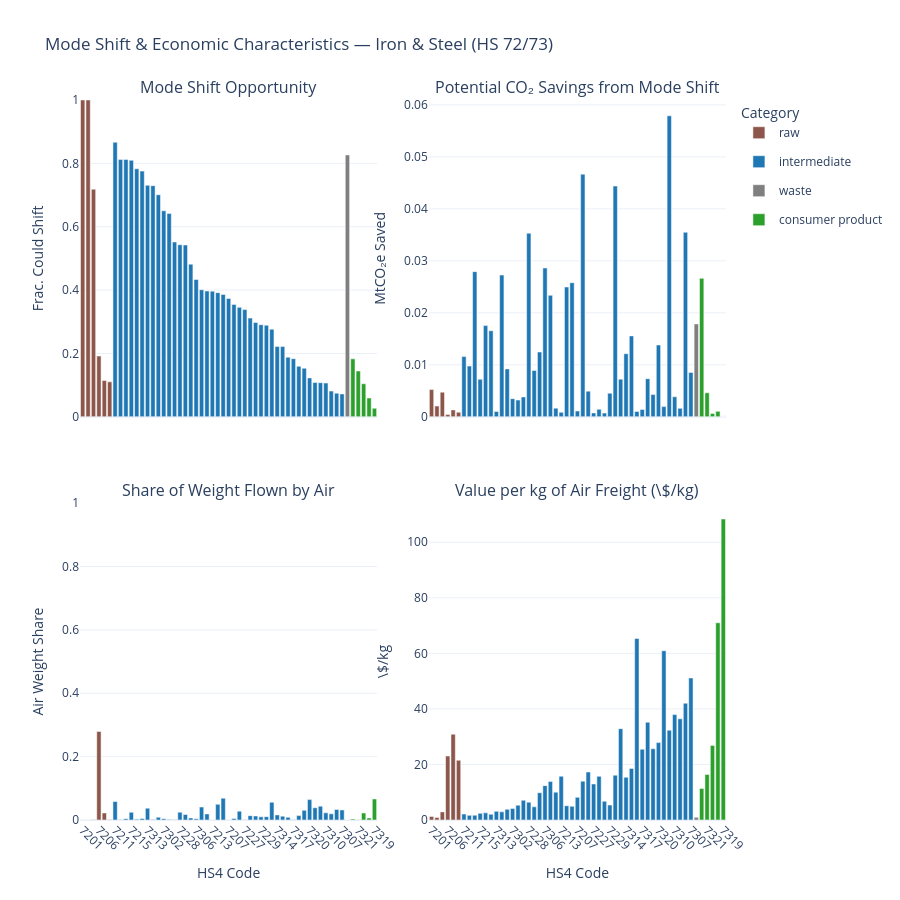
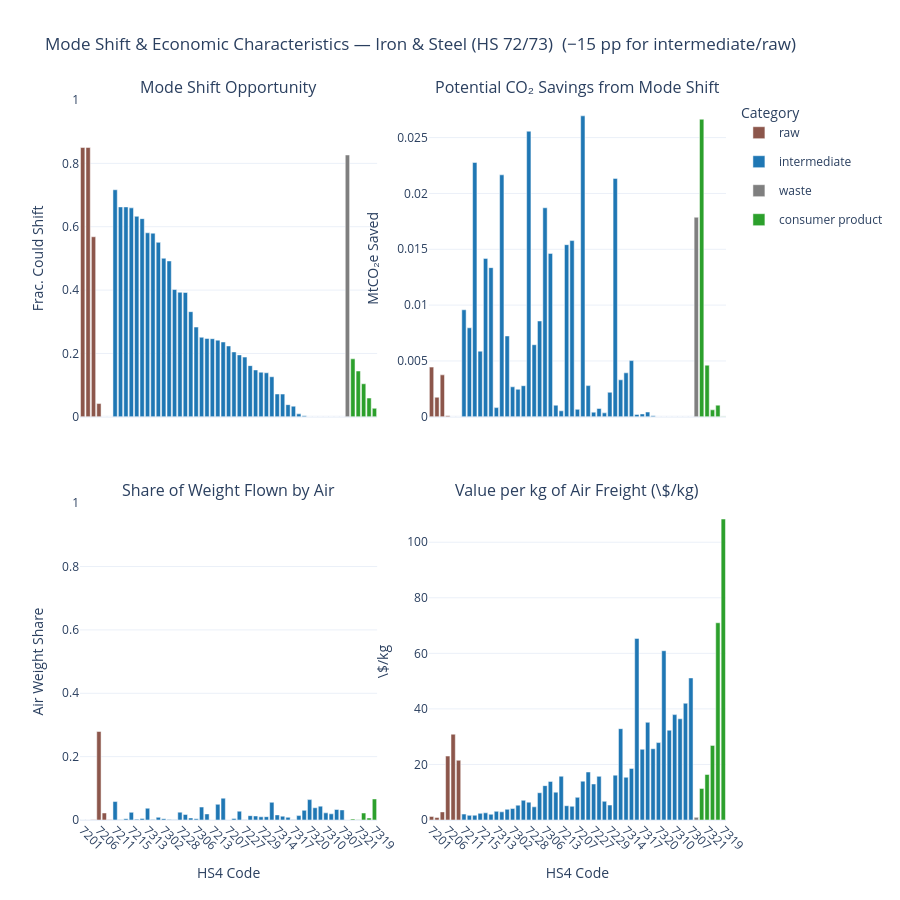

The code cell stored with these charts, in order, in its notebook:
### Code cell
# ironsteel_category_map = {
#     # ── HS 72: Iron and Steel ──────────────────────────────────────────────
#     '7201': 'raw',          # pig iron and spiegeleisen
#     '7202': 'raw',          # ferro-alloys
#     '7203': 'raw',          # ferrous products by direct reduction of iron ore
#     '7204': 'waste',        # ferrous waste and scrap
#     '7205': 'intermediate', # granules and powders of pig iron
#     '7206': 'raw',          # iron/non-alloy steel in ingots (not further worked)
#     '7207': 'intermediate', # semi-finished products of iron/non-alloy steel
#     '7208': 'intermediate', # flat-rolled, hot-rolled, >=600mm, not clad
#     '7209': 'intermediate', # flat-rolled, cold-rolled, >=600mm
#     '7210': 'intermediate', # flat-rolled, >=600mm, plated or coated
#     '7211': 'intermediate', # flat-rolled, <600mm, not clad
#     '7212': 'intermediate', # flat-rolled, <600mm, clad or plated
#     '7213': 'intermediate', # bars and rods in coils, hot-rolled
#     '7214': 'intermediate', # other bars and rods of non-alloy steel
#     '7215': 'intermediate', # other bars and rods of other alloy steel
#     '7216': 'intermediate', # angles, shapes, sections
#     '7217': 'intermediate', # wire of non-alloy steel
#     '7218': 'raw',          # stainless steel in ingots or other primary forms
#     '7219': 'intermediate', # flat-rolled stainless, >=600mm
#     '7220': 'intermediate', # flat-rolled stainless, <600mm
#     '7221': 'intermediate', # bars/rods of stainless in coils
#     '7222': 'intermediate', # other bars/rods of stainless
#     '7223': 'intermediate', # wire of stainless steel
#     '7224': 'raw',          # other alloy steel in ingots
#     '7225': 'intermediate', # flat-rolled other alloy steel, >=600mm
#     '7226': 'intermediate', # flat-rolled other alloy steel, <600mm
#     '7227': 'intermediate', # bars/rods of other alloy steel in coils
#     '7228': 'intermediate', # other bars/rods of other alloy steel
#     '7229': 'intermediate', # wire of other alloy steel
#     # ── HS 73: Articles of Iron or Steel ──────────────────────────────────
#     '7301': 'intermediate', # sheet piling; welded angles
#     '7302': 'intermediate', # railway track construction material
#     '7303': 'intermediate', # tubes/pipes of cast iron
#     '7304': 'intermediate', # tubes/pipes, seamless
#     '7305': 'intermediate', # tubes/pipes, large diameter welded
#     '7306': 'intermediate', # other tubes/pipes/hollow profiles
#     '7307': 'intermediate', # tube/pipe fittings
#     '7308': 'intermediate', # structures (bridges, lock gates, towers…)
#     '7309': 'intermediate', # reservoirs, tanks, vats (capacity >300 L)
#     '7310': 'intermediate', # cans, boxes, cases, drums (capacity <=300 L)
#     '7311': 'intermediate', # containers for compressed or liquefied gas
#     '7312': 'intermediate', # stranded wire, ropes, cables of iron/steel
#     '7313': 'intermediate', # barbed wire; twisted fencing wire
#     '7314': 'intermediate', # cloth, grill, netting of iron wire
#     '7315': 'intermediate', # chain and parts
#     '7316': 'intermediate', # anchors, grapnels
#     '7317': 'intermediate', # nails, tacks, drawing pins (industrial use)
#     '7318': 'intermediate', # screws, bolts, nuts, washers
#     '7319': 'consumer product', # sewing needles, knitting needles, hooks
#     '7320': 'intermediate', # springs and leaves for springs
#     '7321': 'consumer product', # stoves, ranges, cooking appliances
#     '7322': 'consumer product', # radiators for central heating
#     '7323': 'consumer product', # table, kitchen, household articles of iron
#     '7324': 'consumer product', # sanitary ware of iron/steel
#     '7325': 'intermediate', # other cast articles
#     '7326': 'intermediate', # other articles of iron/steel
# }

# ironsteel_deep_dive = deep_dive_quad_chart(
#     ironsteel_results,
#     ironsteel_category_map,
#     group_name='Iron & Steel (HS 72/73)'
# )

### Figure 1 — Plotly figure (JSON) as saved in the notebook; plotly's stock layout.template omitted (floating-point values rounded to 4 significant figures)
{"data": [{"legendgroup": "raw", "marker": {"color": "#8c564b"}, "name": "raw", "type": "bar", "x": ["7201", "7203", "7202", "7206", "7218", "7224"], "xaxis": "x", "y": [1.0, 1.0, 0.7183, 0.1918, 0.1145, 0.1103], "yaxis": "y"}, {"legendgroup": "raw", "marker": {"color": "#8c564b"}, "name": "raw", "showlegend": false, "type": "bar", "x": ["7201", "7203", "7202", "7206", "7218", "7224"], "xaxis": "x2", "y": [0.005234, 0.002058, 0.004746, 0.0004291, 0.001329, 0.0008952], "yaxis": "y2"}, {"legendgroup": "raw", "marker": {"color": "#8c564b"}, "name": "raw", "showlegend": false, "type": "bar", "x": ["7201", "7203", "7202", "7206", "7218", "7224"], "xaxis": "x3", "y": [0.0002102, 0.0001351, 0.0008416, 0.2794, 0.02219, 0.00045], "yaxis": "y3"}, {"legendgroup": "raw", "marker": {"color": "#8c564b"}, "name": "raw", "showlegend": false, "type": "bar", "x": ["7201", "7203", "7202", "7206", "7218", "7224"], "xaxis": "x4", "y": [1.297, 0.9177, 2.922, 23.02, 30.89, 21.5], "yaxis": "y4"}, {"legendgroup": "intermediate", "marker": {"color": "#1f77b4"}, "name": "intermediate", "type": "bar", "x": ["7211", "7208", "7209", "7215", "7225", "7216", "7313", "7210", "7212", "7302", "7305", "7214", "7228", "7217", "7219", "7306", "7315", "7316", "7213", "7205", "7301", "7207", "7308", "7226", "7227", "7221", "7303", "7229", "7304", "7220", "7314", "7312", "7309", "7317", "7325", "7222", "7320", "7223", "7318", "7310", "7311", "7326", "7307"], "xaxis": "x", "y": [0.8667, 0.8125, 0.8125, 0.8095, 0.7829, 0.7755, 0.7308, 0.7296, 0.7007, 0.6504, 0.642, 0.5517, 0.5431, 0.5424, 0.4819, 0.4333, 0.4011, 0.3971, 0.3966, 0.3919, 0.3861, 0.3736, 0.3548, 0.3455, 0.3385, 0.3115, 0.2979, 0.2908, 0.2889, 0.2764, 0.222, 0.2217, 0.1884, 0.1835, 0.1593, 0.1532, 0.1229, 0.1084, 0.1076, 0.1065, 0.08108, 0.07473, 0.07227], "yaxis": "y"}, {"legendgroup": "intermediate", "marker": {"color": "#1f77b4"}, "name": "intermediate", "showlegend": false, "type": "bar", "x": ["7211", "7208", "7209", "7215", "7225", "7216", "7313", "7210", "7212", "7302", "7305", "7214", "7228", "7217", "7219", "7306", "7315", "7316", "7213", "7205", "7301", "7207", "7308", "7226", "7227", "7221", "7303", "7229", "7304", "7220", "7314", "7312", "7309", "7317", "7325", "7222", "7320", "7223", "7318", "7310", "7311", "7326", "7307"], "xaxis": "x2", "y": [0.01159, 0.009773, 0.02793, 0.007214, 0.01755, 0.01656, 0.001035, 0.02727, 0.009211, 0.00349, 0.003216, 0.003823, 0.03533, 0.008921, 0.01246, 0.02863, 0.02337, 0.001669, 0.0008592, 0.02497, 0.0258, 0.001117, 0.04668, 0.004935, 0.0007467, 0.001436, 0.0007127, 0.004533, 0.0444, 0.007239, 0.01214, 0.01556, 0.001034, 0.00141, 0.00733, 0.004278, 0.01381, 0.00196, 0.0579, 0.003859, 0.001623, 0.03549, 0.008539], "yaxis": "y2"}, {"legendgroup": "intermediate", "marker": {"color": "#1f77b4"}, "name": "intermediate", "showlegend": false, "type": "bar", "x": ["7211", "7208", "7209", "7215", "7225", "7216", "7313", "7210", "7212", "7302", "7305", "7214", "7228", "7217", "7219", "7306", "7315", "7316", "7213", "7205", "7301", "7207", "7308", "7226", "7227", "7221", "7303", "7229", "7304", "7220", "7314", "7312", "7309", "7317", "7325", "7222", "7320", "7223", "7318", "7310", "7311", "7326", "7307"], "xaxis": "x3", "y": [0.05826, 0.0009546, 0.004142, 0.02422, 0.002434, 0.004963, 0.0372, 0.001251, 0.008448, 0.004227, 0.00121, 0.0009076, 0.02479, 0.01741, 0.006395, 0.00381, 0.04089, 0.01921, 0.0003477, 0.04954, 0.06888, 7.23e-05, 0.004861, 0.02781, 0.001034, 0.01372, 0.01272, 0.01012, 0.01049, 0.05583, 0.01614, 0.01209, 0.008504, 0.0004969, 0.01396, 0.03052, 0.06432, 0.0387, 0.04376, 0.02257, 0.01952, 0.03325, 0.03184], "yaxis": "y3"}, {"legendgroup": "intermediate", "marker": {"color": "#1f77b4"}, "name": "intermediate", "showlegend": false, "type": "bar", "x": ["7211", "7208", "7209", "7215", "7225", "7216", "7313", "7210", "7212", "7302", "7305", "7214", "7228", "7217", "7219", "7306", "7315", "7316", "7213", "7205", "7301", "7207", "7308", "7226", "7227", "7221", "7303", "7229", "7304", "7220", "7314", "7312", "7309", "7317", "7325", "7222", "7320", "7223", "7318", "7310", "7311", "7326", "7307"], "xaxis": "x4", "y": [2.131, 1.666, 1.72, 2.388, 2.58, 2.062, 3.123, 2.942, 3.849, 4.123, 5.338, 7.095, 6.424, 4.74, 9.812, 12.37, 13.9, 10.03, 15.76, 5.136, 4.934, 8.155, 13.98, 17.28, 12.97, 15.71, 6.717, 5.378, 16.15, 32.88, 15.39, 18.57, 65.37, 25.47, 35.17, 25.66, 27.87, 60.94, 32.33, 37.94, 36.43, 42.03, 51.15], "yaxis": "y4"}, {"legendgroup": "waste", "marker": {"color": "#7f7f7f"}, "name": "waste", "type": "bar", "x": ["7204"], "xaxis": "x", "y": [0.8265], "yaxis": "y"}, {"legendgroup": "waste", "marker": {"color": "#7f7f7f"}, "name": "waste", "showlegend": false, "type": "bar", "x": ["7204"], "xaxis": "x2", "y": [0.01787], "yaxis": "y2"}, {"legendgroup": "waste", "marker": {"color": "#7f7f7f"}, "name": "waste", "showlegend": false, "type": "bar", "x": ["7204"], "xaxis": "x3", "y": [0.0002173], "yaxis": "y3"}, {"legendgroup": "waste", "marker": {"color": "#7f7f7f"}, "name": "waste", "showlegend": false, "type": "bar", "x": ["7204"], "xaxis": "x4", "y": [0.9496], "yaxis": "y4"}, {"legendgroup": "consumer product", "marker": {"color": "#2ca02c"}, "name": "consumer product", "type": "bar", "x": ["7323", "7321", "7322", "7324", "7319"], "xaxis": "x", "y": [0.183, 0.1445, 0.1043, 0.05923, 0.02679], "yaxis": "y"}, {"legendgroup": "consumer product", "marker": {"color": "#2ca02c"}, "name": "consumer product", "showlegend": false, "type": "bar", "x": ["7323", "7321", "7322", "7324", "7319"], "xaxis": "x2", "y": [0.02664, 0.004622, 0.0006228, 0.001045, 3.236e-05], "yaxis": "y2"}, {"legendgroup": "consumer product", "marker": {"color": "#2ca02c"}, "name": "consumer product", "showlegend": false, "type": "bar", "x": ["7323", "7321", "7322", "7324", "7319"], "xaxis": "x3", "y": [0.003165, 0.001081, 0.0221, 0.006395, 0.06643], "yaxis": "y3"}, {"legendgroup": "consumer product", "marker": {"color": "#2ca02c"}, "name": "consumer product", "showlegend": false, "type": "bar", "x": ["7323", "7321", "7322", "7324", "7319"], "xaxis": "x4", "y": [11.37, 16.38, 26.86, 71.01, 108.3], "yaxis": "y4"}], "layout": {"annotations": [{"font": {"size": 16}, "showarrow": false, "text": "Mode Shift Opportunity", "x": 0.23, "xanchor": "center", "xref": "paper", "y": 1, "yanchor": "bottom", "yref": "paper"}, {"font": {"size": 16}, "showarrow": false, "text": "Potential CO₂ Savings from Mode Shift", "x": 0.77, "xanchor": "center", "xref": "paper", "y": 1, "yanchor": "bottom", "yref": "paper"}, {"font": {"size": 16}, "showarrow": false, "text": "Share of Weight Flown by Air", "x": 0.23, "xanchor": "center", "xref": "paper", "y": 0.44, "yanchor": "bottom", "yref": "paper"}, {"font": {"size": 16}, "showarrow": false, "text": "Value per kg of Air Freight (\\$/kg)", "x": 0.77, "xanchor": "center", "xref": "paper", "y": 0.44, "yanchor": "bottom", "yref": "paper"}], "height": 900, "legend": {"orientation": "v", "title": {"text": "Category"}, "x": 1.02, "xanchor": "left"}, "title": {"text": "Mode Shift & Economic Characteristics — Iron & Steel (HS 72/73)"}, "xaxis": {"anchor": "y", "domain": [0, 0.46], "matches": "x3", "showticklabels": false}, "xaxis2": {"anchor": "y2", "domain": [0.54, 1], "matches": "x4", "showticklabels": false}, "xaxis3": {"anchor": "y3", "domain": [0, 0.46], "tickangle": 45, "title": {"text": "HS4 Code"}}, "xaxis4": {"anchor": "y4", "domain": [0.54, 1], "tickangle": 45, "title": {"text": "HS4 Code"}}, "yaxis": {"anchor": "x", "domain": [0.56, 1], "range": [0, 1], "title": {"text": "Frac. Could Shift"}}, "yaxis2": {"anchor": "x2", "domain": [0.56, 1], "title": {"text": "MtCO₂e Saved"}}, "yaxis3": {"anchor": "x3", "domain": [0, 0.44], "range": [0, 1], "title": {"text": "Air Weight Share"}}, "yaxis4": {"anchor": "x4", "domain": [0, 0.44], "title": {"text": "\\$/kg"}}}}

### Figure 2 — Plotly figure (JSON) as saved in the notebook; plotly's stock layout.template omitted (floating-point values rounded to 4 significant figures)
{"data": [{"legendgroup": "raw", "marker": {"color": "#8c564b"}, "name": "raw", "type": "bar", "x": ["7201", "7203", "7202", "7206", "7218", "7224"], "xaxis": "x", "y": [0.85, 0.85, 0.5683, 0.04178, 0.0, 0.0], "yaxis": "y"}, {"legendgroup": "raw", "marker": {"color": "#8c564b"}, "name": "raw", "showlegend": false, "type": "bar", "x": ["7201", "7203", "7202", "7206", "7218", "7224"], "xaxis": "x2", "y": [0.004449, 0.001749, 0.003755, 9.347e-05, 0.0, 0.0], "yaxis": "y2"}, {"legendgroup": "raw", "marker": {"color": "#8c564b"}, "name": "raw", "showlegend": false, "type": "bar", "x": ["7201", "7203", "7202", "7206", "7218", "7224"], "xaxis": "x3", "y": [0.0002102, 0.0001351, 0.0008416, 0.2794, 0.02219, 0.00045], "yaxis": "y3"}, {"legendgroup": "raw", "marker": {"color": "#8c564b"}, "name": "raw", "showlegend": false, "type": "bar", "x": ["7201", "7203", "7202", "7206", "7218", "7224"], "xaxis": "x4", "y": [1.297, 0.9177, 2.922, 23.02, 30.89, 21.5], "yaxis": "y4"}, {"legendgroup": "intermediate", "marker": {"color": "#1f77b4"}, "name": "intermediate", "type": "bar", "x": ["7211", "7208", "7209", "7215", "7225", "7216", "7313", "7210", "7212", "7302", "7305", "7214", "7228", "7217", "7219", "7306", "7315", "7316", "7213", "7205", "7301", "7207", "7308", "7226", "7227", "7221", "7303", "7229", "7304", "7220", "7314", "7312", "7309", "7317", "7325", "7222", "7320", "7223", "7318", "7310", "7311", "7326", "7307"], "xaxis": "x", "y": [0.7167, 0.6625, 0.6625, 0.6595, 0.6329, 0.6255, 0.5808, 0.5796, 0.5507, 0.5004, 0.492, 0.4017, 0.3931, 0.3924, 0.3319, 0.2833, 0.2511, 0.2471, 0.2466, 0.2419, 0.2361, 0.2236, 0.2048, 0.1955, 0.1885, 0.1615, 0.1479, 0.1408, 0.1389, 0.1264, 0.07201, 0.07169, 0.03836, 0.03349, 0.009265, 0.003199, 0.0, 0.0, 0.0, 0.0, 0.0, 0.0, 0.0], "yaxis": "y"}, {"legendgroup": "intermediate", "marker": {"color": "#1f77b4"}, "name": "intermediate", "showlegend": false, "type": "bar", "x": ["7211", "7208", "7209", "7215", "7225", "7216", "7313", "7210", "7212", "7302", "7305", "7214", "7228", "7217", "7219", "7306", "7315", "7316", "7213", "7205", "7301", "7207", "7308", "7226", "7227", "7221", "7303", "7229", "7304", "7220", "7314", "7312", "7309", "7317", "7325", "7222", "7320", "7223", "7318", "7310", "7311", "7326", "7307"], "xaxis": "x2", "y": [0.009584, 0.007969, 0.02277, 0.005877, 0.01418, 0.01336, 0.0008229, 0.02166, 0.007239, 0.002685, 0.002465, 0.002784, 0.02557, 0.006454, 0.008578, 0.01872, 0.01463, 0.001038, 0.0005342, 0.01541, 0.01578, 0.0006686, 0.02695, 0.002792, 0.0004158, 0.0007444, 0.0003538, 0.002195, 0.02135, 0.003311, 0.003938, 0.005033, 0.0002105, 0.0002572, 0.0004264, 8.931e-05, 0.0, 0.0, 0.0, 0.0, 0.0, 0.0, 0.0], "yaxis": "y2"}, {"legendgroup": "intermediate", "marker": {"color": "#1f77b4"}, "name": "intermediate", "showlegend": false, "type": "bar", "x": ["7211", "7208", "7209", "7215", "7225", "7216", "7313", "7210", "7212", "7302", "7305", "7214", "7228", "7217", "7219", "7306", "7315", "7316", "7213", "7205", "7301", "7207", "7308", "7226", "7227", "7221", "7303", "7229", "7304", "7220", "7314", "7312", "7309", "7317", "7325", "7222", "7320", "7223", "7318", "7310", "7311", "7326", "7307"], "xaxis": "x3", "y": [0.05826, 0.0009546, 0.004142, 0.02422, 0.002434, 0.004963, 0.0372, 0.001251, 0.008448, 0.004227, 0.00121, 0.0009076, 0.02479, 0.01741, 0.006395, 0.00381, 0.04089, 0.01921, 0.0003477, 0.04954, 0.06888, 7.23e-05, 0.004861, 0.02781, 0.001034, 0.01372, 0.01272, 0.01012, 0.01049, 0.05583, 0.01614, 0.01209, 0.008504, 0.0004969, 0.01396, 0.03052, 0.06432, 0.0387, 0.04376, 0.02257, 0.01952, 0.03325, 0.03184], "yaxis": "y3"}, {"legendgroup": "intermediate", "marker": {"color": "#1f77b4"}, "name": "intermediate", "showlegend": false, "type": "bar", "x": ["7211", "7208", "7209", "7215", "7225", "7216", "7313", "7210", "7212", "7302", "7305", "7214", "7228", "7217", "7219", "7306", "7315", "7316", "7213", "7205", "7301", "7207", "7308", "7226", "7227", "7221", "7303", "7229", "7304", "7220", "7314", "7312", "7309", "7317", "7325", "7222", "7320", "7223", "7318", "7310", "7311", "7326", "7307"], "xaxis": "x4", "y": [2.131, 1.666, 1.72, 2.388, 2.58, 2.062, 3.123, 2.942, 3.849, 4.123, 5.338, 7.095, 6.424, 4.74, 9.812, 12.37, 13.9, 10.03, 15.76, 5.136, 4.934, 8.155, 13.98, 17.28, 12.97, 15.71, 6.717, 5.378, 16.15, 32.88, 15.39, 18.57, 65.37, 25.47, 35.17, 25.66, 27.87, 60.94, 32.33, 37.94, 36.43, 42.03, 51.15], "yaxis": "y4"}, {"legendgroup": "waste", "marker": {"color": "#7f7f7f"}, "name": "waste", "type": "bar", "x": ["7204"], "xaxis": "x", "y": [0.8265], "yaxis": "y"}, {"legendgroup": "waste", "marker": {"color": "#7f7f7f"}, "name": "waste", "showlegend": false, "type": "bar", "x": ["7204"], "xaxis": "x2", "y": [0.01787], "yaxis": "y2"}, {"legendgroup": "waste", "marker": {"color": "#7f7f7f"}, "name": "waste", "showlegend": false, "type": "bar", "x": ["7204"], "xaxis": "x3", "y": [0.0002173], "yaxis": "y3"}, {"legendgroup": "waste", "marker": {"color": "#7f7f7f"}, "name": "waste", "showlegend": false, "type": "bar", "x": ["7204"], "xaxis": "x4", "y": [0.9496], "yaxis": "y4"}, {"legendgroup": "consumer product", "marker": {"color": "#2ca02c"}, "name": "consumer product", "type": "bar", "x": ["7323", "7321", "7322", "7324", "7319"], "xaxis": "x", "y": [0.183, 0.1445, 0.1043, 0.05923, 0.02679], "yaxis": "y"}, {"legendgroup": "consumer product", "marker": {"color": "#2ca02c"}, "name": "consumer product", "showlegend": false, "type": "bar", "x": ["7323", "7321", "7322", "7324", "7319"], "xaxis": "x2", "y": [0.02664, 0.004622, 0.0006228, 0.001045, 3.236e-05], "yaxis": "y2"}, {"legendgroup": "consumer product", "marker": {"color": "#2ca02c"}, "name": "consumer product", "showlegend": false, "type": "bar", "x": ["7323", "7321", "7322", "7324", "7319"], "xaxis": "x3", "y": [0.003165, 0.001081, 0.0221, 0.006395, 0.06643], "yaxis": "y3"}, {"legendgroup": "consumer product", "marker": {"color": "#2ca02c"}, "name": "consumer product", "showlegend": false, "type": "bar", "x": ["7323", "7321", "7322", "7324", "7319"], "xaxis": "x4", "y": [11.37, 16.38, 26.86, 71.01, 108.3], "yaxis": "y4"}], "layout": {"annotations": [{"font": {"size": 16}, "showarrow": false, "text": "Mode Shift Opportunity", "x": 0.23, "xanchor": "center", "xref": "paper", "y": 1, "yanchor": "bottom", "yref": "paper"}, {"font": {"size": 16}, "showarrow": false, "text": "Potential CO₂ Savings from Mode Shift", "x": 0.77, "xanchor": "center", "xref": "paper", "y": 1, "yanchor": "bottom", "yref": "paper"}, {"font": {"size": 16}, "showarrow": false, "text": "Share of Weight Flown by Air", "x": 0.23, "xanchor": "center", "xref": "paper", "y": 0.44, "yanchor": "bottom", "yref": "paper"}, {"font": {"size": 16}, "showarrow": false, "text": "Value per kg of Air Freight (\\$/kg)", "x": 0.77, "xanchor": "center", "xref": "paper", "y": 0.44, "yanchor": "bottom", "yref": "paper"}], "height": 900, "legend": {"orientation": "v", "title": {"text": "Category"}, "x": 1.02, "xanchor": "left"}, "title": {"text": "Mode Shift & Economic Characteristics — Iron & Steel (HS 72/73)  (−15 pp for intermediate/raw)"}, "xaxis": {"anchor": "y", "domain": [0, 0.46], "matches": "x3", "showticklabels": false}, "xaxis2": {"anchor": "y2", "domain": [0.54, 1], "matches": "x4", "showticklabels": false}, "xaxis3": {"anchor": "y3", "domain": [0, 0.46], "tickangle": 45, "title": {"text": "HS4 Code"}}, "xaxis4": {"anchor": "y4", "domain": [0.54, 1], "tickangle": 45, "title": {"text": "HS4 Code"}}, "yaxis": {"anchor": "x", "domain": [0.56, 1], "range": [0, 1], "title": {"text": "Frac. Could Shift"}}, "yaxis2": {"anchor": "x2", "domain": [0.56, 1], "title": {"text": "MtCO₂e Saved"}}, "yaxis3": {"anchor": "x3", "domain": [0, 0.44], "range": [0, 1], "title": {"text": "Air Weight Share"}}, "yaxis4": {"anchor": "x4", "domain": [0, 0.44], "title": {"text": "\\$/kg"}}}}
